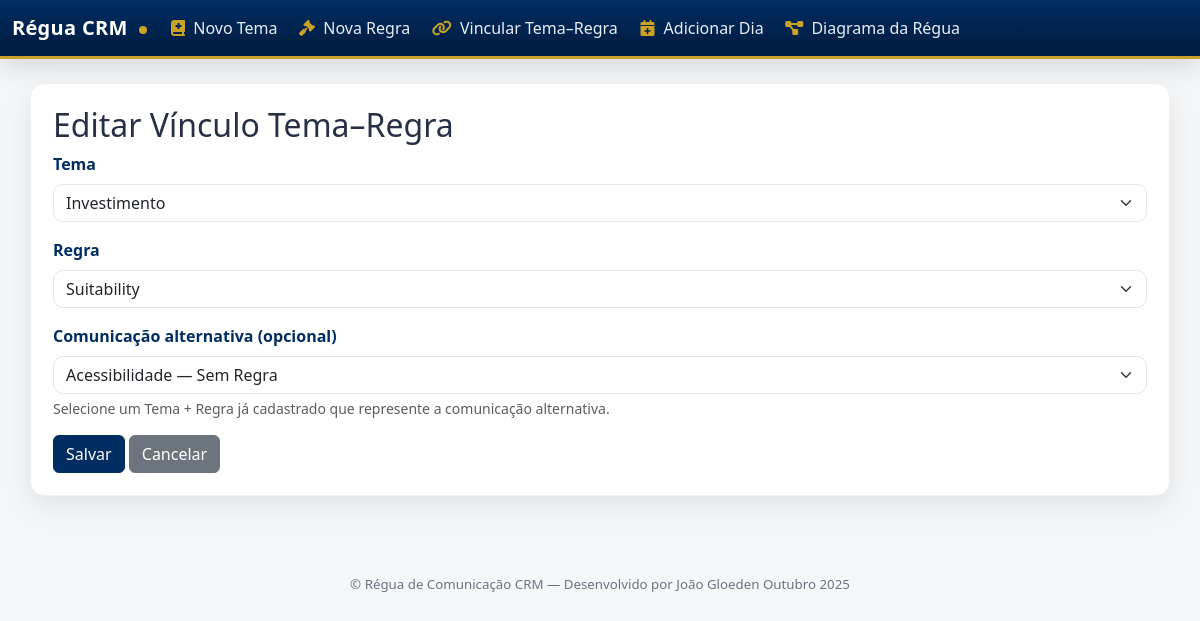
Screenshot of /tema_regra/3/editar with the database file from the repository.
### regua_app/models.py (models this page shows, shortened)
class TemaRegra(db.Model):
    __tablename__ = 'temas_regras'
    id = db.Column(db.Integer, primary_key=True)
    tema_id = db.Column(
        db.Integer,
        db.ForeignKey('temas.id', ondelete='CASCADE'),
        nullable=False,
    )
    regra_id = db.Column(
        db.Integer,
        db.ForeignKey('regras.id', ondelete='CASCADE'),
        nullable=False,
    )
    tema_id_alternativo = db.Column(
        db.Integer,
        db.ForeignKey('temas.id', ondelete='SET NULL'),
        nullable=True,
    )
    alternativa_id = db.Column(
        db.Integer,
        db.ForeignKey('temas_regras.id', ondelete='SET NULL'),
        nullable=True,
    )
    tema = db.relationship('Tema', foreign_keys=[tema_id], backref='tema_regras')
    regra = db.relationship('Regra', foreign_keys=[regra_id], backref='tema_regras')
    tema_alternativo = db.relationship(
        'Tema', foreign_keys=[tema_id_alternativo], backref='tema_regra_alternativas'
    )
    alternativa = db.relationship(
        'TemaRegra',
        remote_side=[id],
        backref='variacoes',
        foreign_keys=[alternativa_id],
    )

class Tema(db.Model):
    __tablename__ = 'temas'
    id = db.Column(db.Integer, primary_key=True)
    nome = db.Column(db.String(100), nullable=False)
    descricao = db.Column(db.Text, nullable=True)
    objetivo = db.Column(db.Text, nullable=True)
    id_alternativo = db.Column(
        db.Integer,
        db.ForeignKey('temas.id', ondelete='SET NULL'),
        nullable=True,
    )
    alternativo = db.relationship('Tema', remote_side=[id], backref='variacoes')

class Regra(db.Model):
    __tablename__ = 'regras'
    id = db.Column(db.Integer, primary_key=True)
    descricao = db.Column(db.Text, nullable=False)

### regua_app/routes.py (the view, shortened to what this page needs)
@bp.route('/tema_regra/<int:tr_id>/editar', methods=['GET', 'POST'])
def editar_tema_regra(tr_id):
    tema_regra = TemaRegra.query.get_or_404(tr_id)
    temas = Tema.query.all()
    regras = Regra.query.all()
    tema_regra_opcoes = (
        TemaRegra.query.options(
            selectinload(TemaRegra.tema),
            selectinload(TemaRegra.regra),
        )
        .filter(TemaRegra.id != tr_id)
        .order_by(TemaRegra.id)
        .all()
    )
    return render_template(
        'tema_regra_form.html',
        temas=temas,
        regras=regras,
        tema_regra=tema_regra,
        tema_regra_opcoes=tema_regra_opcoes,
    )

### regua_app/__init__.py (called while the page is built)
def create_app():
    app = Flask(__name__)
    app.config['SECRET_KEY'] = 'dev'
    app.config['SQLALCHEMY_DATABASE_URI'] = 'sqlite:///regua_comunicacao.db'
    app.config['SQLALCHEMY_TRACK_MODIFICATIONS'] = False
    db.init_app(app)
    @app.before_request
    def before_request():
        from sqlalchemy import text
        db.session.execute(text('PRAGMA foreign_keys = ON'))
    from . import models  # noqa: F401
    from .routes import bp as routes_bp  # noqa: F401
    app.register_blueprint(routes_bp)
    with app.app_context():
        db.create_all()
    return app

### regua_app/templates/tema_regra_form.html (shortened to what this page needs)
{% extends 'base.html' %}
{% block content %}
<h2>{% if tema_regra %}Editar Vínculo Tema–Regra{% else %}Novo Vínculo Tema–Regra{% endif %}</h2>
<form method="post">
  <div class="mb-3">
    <label for="tema_id" class="form-label">Tema</label>
    <select id="tema_id" name="tema_id" class="form-select" required>
      {% for t in temas %}
      <option value="{{ t.id }}"{% if tema_regra and tema_regra.tema_id == t.id %} selected{% endif %}>
        {{ t.nome }}
      </option>
      {% endfor %}
    </select>
  </div>
  <div class="mb-3">
    <label for="regra_id" class="form-label">Regra</label>
    <select id="regra_id" name="regra_id" class="form-select" required>
      {% for r in regras %}
      <option value="{{ r.id }}"{% if tema_regra and tema_regra.regra_id == r.id %} selected{% endif %}>
        {{ r.descricao }}
      </option>
      {% endfor %}
    </select>
  </div>
  <div class="mb-3">
    <label for="alternativa_id" class="form-label">Comunicação alternativa (opcional)</label>
    <select id="alternativa_id" name="alternativa_id" class="form-select">
      {% for vinculo in tema_regra_opcoes %}
      <option value="{{ vinculo.id }}"{% if tema_regra and tema_regra.alternativa_id == vinculo.id %} selected{% endif %}>
        {{ vinculo.tema.nome }} — {{ vinculo.regra.descricao }}
      </option>
      {% endfor %}
    </select>
    <div class="form-text">Selecione um Tema + Regra já cadastrado que represente a comunicação alternativa.</div>
  </div>
  <button type="submit" class="btn btn-primary">Salvar</button>
  <a href="{{ url_for('routes.home') }}" class="btn btn-secondary">Cancelar</a>
</form>
{% endblock %}

### regua_app/templates/base.html (style rules this page uses)
:root { --safra-blue:#002d62; --safra-blue-2:#0b3870; --safra-gold:#c9a227; --safra-gold-2:#e0be3a; --bg-soft:#f5f6f8; --card-radius:14px; --ring:0 10px 30px rgba(0,0,0,.08); }
html,body { height:100%; }
body { background: var(--bg-soft); color:#283044; -webkit-font-smoothing: antialiased; -moz-osx-font-smoothing: grayscale; }
.btn-primary { background: var(--safra-blue); border-color: var(--safra-blue); }
.form-label { font-weight:600; color: var(--safra-blue); }
.form-control, .form-select { border-radius:10px; border:1px solid #e2e6ee; }

### rows the page displays
TemaRegra: tema_id "Investimento", regra_id "Suitability", alternativa_id "Acessibilidade — Sem Regra"
